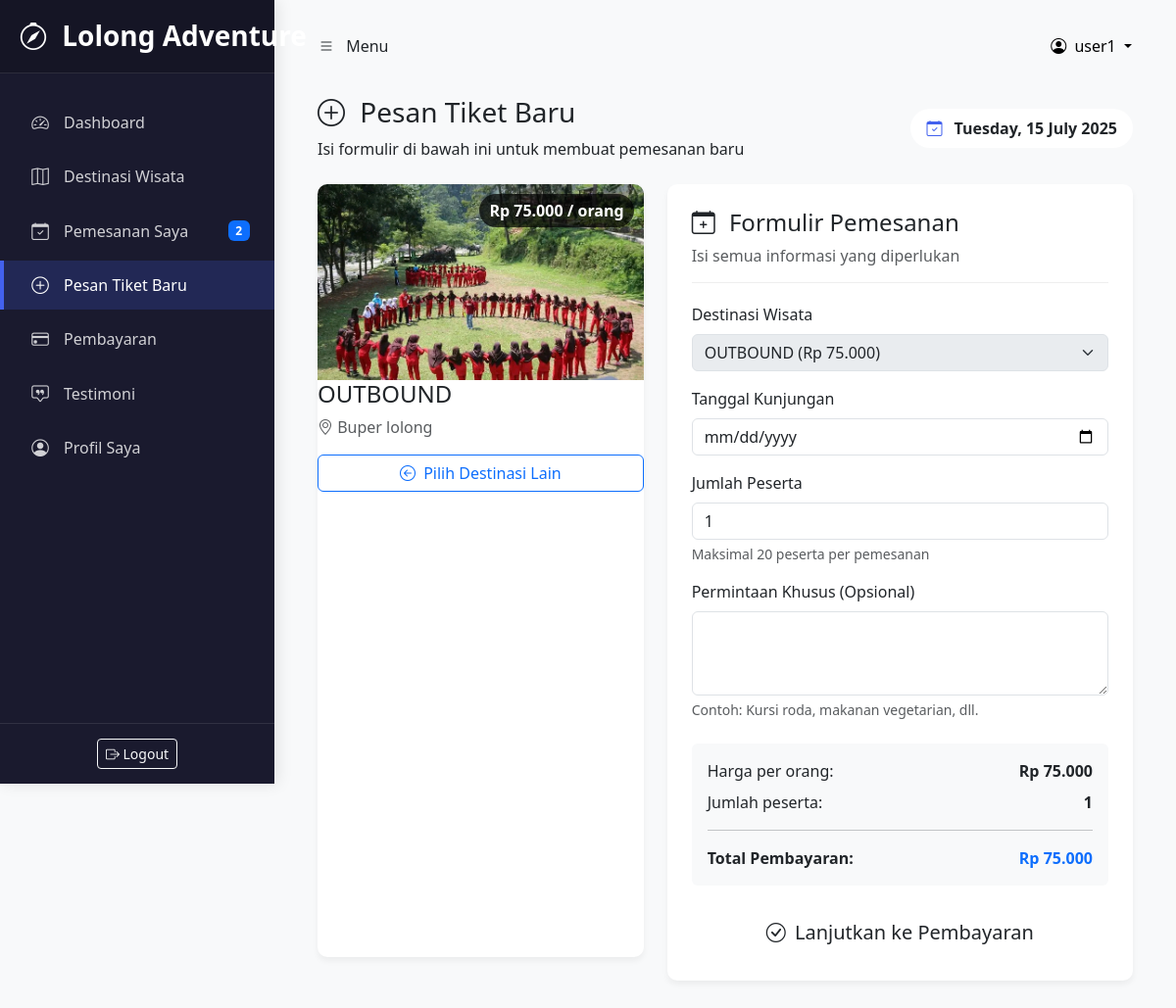
Page /pages/customer/new_booking.php?destination_id=11 (signed in) on the committed database.
### tables this page shows
CREATE TABLE `destinations` (
  `id` int(11) NOT NULL,
  `name` varchar(100) NOT NULL,
  `location` varchar(100) NOT NULL,
  `description` text DEFAULT NULL,
  `duration` varchar(50) DEFAULT NULL,
  `price` decimal(10,2) DEFAULT NULL,
  `difficulty` enum('easy','medium','hard') DEFAULT NULL,
  `image_url` varchar(255) DEFAULT 'default.jpg',
  `is_featured` tinyint(1) DEFAULT 0,
  `created_at` timestamp NOT NULL DEFAULT current_timestamp(),
  `updated_at` timestamp NOT NULL DEFAULT current_timestamp() ON UPDATE current_timestamp(),
  `status` enum('active','inactive') DEFAULT 'active'
);

### pages/customer/new_booking.php (the view, shortened to what this page needs)
<?php
require_once('../../config/database.php');
$user_id = $_SESSION['user_id'];
$stmt = $pdo->query("SELECT id, name, location, price FROM destinations ORDER BY name ASC");
$destinations = $stmt->fetchAll(PDO::FETCH_ASSOC);
$stmt = $pdo->prepare("SELECT COUNT(*) FROM bookings WHERE user_id = ?");
$stmt->execute([$user_id]);
$bookings_count = $stmt->fetchColumn();
$selected_destination = null;
if (isset($_GET['destination_id'])) {
    $destination_id = $_GET['destination_id'];
    $stmt = $pdo->prepare("SELECT id, name, location, price, image_url FROM destinations WHERE id = ?");
    $stmt->execute([$destination_id]);
    $selected_destination = $stmt->fetch(PDO::FETCH_ASSOC);
}
?>
<!DOCTYPE html>
<html lang="id">
<head>
    <link href="https://cdn.jsdelivr.net/npm/bootstrap@5.3.0/dist/css/bootstrap.min.css" rel="stylesheet">
    <link rel="stylesheet" href="https://cdn.jsdelivr.net/npm/bootstrap-icons@1.10.0/font/bootstrap-icons.css">
</head>
<body>
    <div class="wrapper">
        <nav id="sidebar">
            <div class="sidebar-header">
                <h3><i class="bi bi-compass me-2"></i> Lolong Adventure</h3>
            </div>
            <ul class="list-unstyled components">
                <li>
                    <a href="dashboard.php">
                        <i class="bi bi-speedometer2"></i>
                        <span class="nav-text">Dashboard</span>
                    </a>
                </li>
                <li>
                    <a href="destinations.php">
                        <i class="bi bi-map"></i>
                        <span class="nav-text">Destinasi Wisata</span>
                    </a>
                </li>
                <li>
                    <a href="bookings.php">
                        <i class="bi bi-calendar-check"></i>
                        <span class="nav-text">Pemesanan Saya</span>
                        <span class="badge bg-primary ms-auto"><?php echo $bookings_count; ?></span>
                    </a>
                </li>
                <li class="active">
                    <a href="new_booking.php">
                        <i class="bi bi-plus-circle"></i>
                        <span class="nav-text">Pesan Tiket Baru</span>
                    </a>
                </li>
                <li>
                    <a href="payment.php">
                        <i class="bi bi-credit-card"></i>
                        <span class="nav-text">Pembayaran</span>
                    </a>
                </li>
                <li>
                    <a href="testimonials.php">
                        <i class="bi bi-chat-square-quote"></i>
                        <span class="nav-text">Testimoni</span>
                    </a>
                </li>
                <li>
                    <a href="profile.php">
                        <i class="bi bi-person-circle"></i>
                        <span class="nav-text">Profil Saya</span>
                    </a>
                </li>
            </ul>
            <div class="sidebar-footer">
                <a href="../../logout.php" class="btn btn-sm btn-outline-light">
                    <i class="bi bi-box-arrow-right"></i> Logout
                </a>
            </div>
        </nav>
        <div id="content" class="main-content">
            <nav class="navbar navbar-expand-lg navbar-light bg-light">
                <div class="container-fluid">
                    <button type="button" id="sidebarCollapse" class="btn btn-primary-custom">
                        <i class="bi bi-list"></i>
                        <span class="ms-2 d-none d-sm-inline">Menu</span>
                    </button>
                    <div class="d-flex align-items-center ms-auto">
                        <div class="dropdown">
                            <button class="btn btn-light dropdown-toggle" type="button" id="userDropdown" data-bs-toggle="dropdown" aria-expanded="false">
                                <i class="bi bi-person-circle me-1"></i> <?php echo $_SESSION['full_name']; ?>
                            </button>
                        </div>
                    </div>
                </div>
            </nav>
            <div class="container-fluid p-3 p-md-4">
                <div class="greeting-section mb-4">
                    <div class="row align-items-center">
                        <div class="col-md-8">
                            <h3><i class="bi bi-plus-circle me-2"></i> Pesan Tiket Baru</h3>
                            <p class="mb-0">Isi formulir di bawah ini untuk membuat pemesanan baru</p>
                        </div>
                        <div class="col-md-4 text-md-end mt-3 mt-md-0">
                            <div class="d-inline-block bg-white rounded-pill px-3 py-2">
                                <i class="bi bi-calendar-check text-primary-custom me-2"></i>
                                <span class="fw-bold"><?php echo date('l, d F Y'); ?></span>
                            </div>
                        </div>
                    </div>
                </div>
                <div class="row">
                    <?php if ($selected_destination): ?>
                        <div class="col-lg-5 mb-4">
                            <div class="destination-preview">
                                <div class="position-relative">
                                    <img src="<?php echo $selected_destination['image_url'] ?? 'https://via.placeholder.com/600x400?text=Destinasi'; ?>"
                                        class="destination-img"
                                        alt="<?php echo $selected_destination['name']; ?>">
                                    <div class="price-tag">
                                        Rp <?php echo number_format($selected_destination['price'], 0, ',', '.'); ?> / orang
                                    </div>
                                </div>
                                <div class="card-body">
                                    <h4><?php echo $selected_destination['name']; ?></h4>
                                    <p class="text-muted">
                                        <i class="bi bi-geo-alt"></i> <?php echo $selected_destination['location']; ?>
                                    </p>
                                    <div class="d-grid">
                                        <a href="destinations.php" class="btn btn-outline-primary">
                                            <i class="bi bi-arrow-left-circle me-1"></i> Pilih Destinasi Lain
                                        </a>
                                    </div>
                                </div>
                            </div>
                        </div>
                    <?php endif; ?>
                    <div class="<?php echo $selected_destination ? 'col-lg-7' : 'col-12'; ?>">
                        <div class="booking-form-container">
                            <div class="form-header">
                                <h4><i class="bi bi-calendar-plus me-2"></i> Formulir Pemesanan</h4>
                                <p class="text-muted mb-0">Isi semua informasi yang diperlukan</p>
                            </div>
                            <form method="POST" action="new_booking.php">
                                <div class="mb-3">
                                    <label for="destination_id" class="form-label">Destinasi Wisata</label>
                                    <select class="form-select" id="destination_id" name="destination_id" required <?php echo $selected_destination ? 'disabled' : ''; ?>>
                                        <?php foreach ($destinations as $destination): ?>
                                            <option value="<?php echo $destination['id']; ?>"
                                                <?php echo ($selected_destination && $selected_destination['id'] == $destination['id']) ? 'selected' : ''; ?>>
                                                <?php echo $destination['name']; ?> (Rp <?php echo number_format($destination['price'], 0, ',', '.'); ?>)
                                            </option>
                                        <?php endforeach; ?>
                                    </select>
                                </div>
                                <div class="mb-3">
                                    <label for="booking_date" class="form-label">Tanggal Kunjungan</label>
                                    <input type="date" class="form-control" id="booking_date" name="booking_date"
                                        min="<?php echo date('Y-m-d'); ?>" required
                                        value="<?php echo isset($_POST['booking_date']) ? $_POST['booking_date'] : ''; ?>">
                                </div>
                                <div class="mb-3">
                                    <label for="participants" class="form-label">Jumlah Peserta</label>
                                    <input type="number" class="form-control" id="participants" name="participants"
                                        min="1" max="20" required
                                        value="<?php echo isset($_POST['participants']) ? $_POST['participants'] : '1'; ?>">
                                    <div class="form-text">Maksimal 20 peserta per pemesanan</div>
                                </div>
                                <div class="mb-4">
                                    <label for="special_requests" class="form-label">Permintaan Khusus (Opsional)</label>
                                    <textarea class="form-control" id="special_requests" name="special_requests" rows="3"><?php echo isset($_POST['special_requests']) ? $_POST['special_requests'] : ''; ?></textarea>
                                    <div class="form-text">Contoh: Kursi roda, makanan vegetarian, dll.</div>
                                </div>
                                <div class="mb-4 p-3 bg-light rounded">
                                    <div class="d-flex justify-content-between mb-2">
                                        <span>Harga per orang:</span>
                                        <span class="fw-bold" id="price-per-person">
                                        </span>
                                    </div>
                                    <div class="d-flex justify-content-between mb-2">
                                        <span>Jumlah peserta:</span>
                                        <span class="fw-bold" id="participants-count">
                                            <?php echo isset($_POST['participants']) ? $_POST['participants'] : '1'; ?>
                                        </span>
                                    </div>
                                    <hr>
                                    <div class="d-flex justify-content-between">
                                        <span class="fw-bold">Total Pembayaran:</span>
                                        <span class="fw-bold text-primary" id="total-price">
                                        </span>
                                    </div>
                                </div>
                                <div class="d-grid">
                                    <button type="submit" class="btn btn-primary-custom btn-lg">
                                        <i class="bi bi-check-circle me-1"></i> Lanjutkan ke Pembayaran
                                    </button>
                                </div>
                            </form>
                        </div>
                    </div>
                </div>
            </div>
        </div>
    </div>
</body>
</html>

### pages/customer/new_booking.php (style rules this page uses)
:root { --primary-color: #4361ee; --secondary-color: #3a0ca3; --accent-color: #4cc9f0; --sidebar-width: 280px; --dark-color: #1a1a2e; --light-color: #f8f9fa; --success-color: #2ecc71; }
body { background-color: var(--light-color); overflow-x: hidden; font-family: 'Segoe UI', Tahoma, Geneva, Verdana, sans-serif; transition: all 0.3s ease; }
#sidebar { width: var(--sidebar-width); position: fixed; top: 0; left: 0; height: 100vh; z-index: 1000; background: var(--dark-color); color: white; transition: all 0.3s cubic-bezier(0.4, 0, 0.2, 1); box-shadow: 3px 0 15px rgba(0, 0, 0, 0.1); transform: translateX(0); }
#sidebar .sidebar-header { padding: 20px; background: rgba(0, 0, 0, 0.2); border-bottom: 1px solid rgba(255, 255, 255, 0.1); }
#sidebar .sidebar-header h3 { margin-bottom: 0; font-weight: 600; white-space: nowrap; }
#sidebar ul.components { padding: 20px 0; overflow-y: auto; height: calc(100vh - 120px); }
#sidebar ul li { margin: 5px 0; }
#sidebar ul li a { padding: 12px 25px; color: rgba(255, 255, 255, 0.8); display: flex; align-items: center; text-decoration: none; transition: all 0.3s; border-left: 4px solid transparent; white-space: nowrap; }
#sidebar ul li.active>a { color: white; background: rgba(67, 97, 238, 0.2); border-left: 4px solid var(--primary-color); }
#sidebar ul li a i { margin-right: 12px; font-size: 1.1rem; width: 24px; text-align: center; flex-shrink: 0; }
#sidebar .sidebar-footer { position: absolute; bottom: 0; width: 100%; padding: 15px; border-top: 1px solid rgba(255, 255, 255, 0.1); text-align: center; }
.main-content { margin-left: var(--sidebar-width); padding: 20px; transition: all 0.3s cubic-bezier(0.4, 0, 0.2, 1); min-height: 100vh; }
.text-primary-custom { color: var(--primary-color) !important; }
.destination-preview { border-radius: 10px; overflow: hidden; box-shadow: 0 4px 6px rgba(0, 0, 0, 0.05); background: white; height: 100%; transition: all 0.3s; }
.destination-img { height: 200px; object-fit: cover; width: 100%; }
.price-tag { position: absolute; top: 10px; right: 10px; background-color: rgba(0, 0, 0, 0.7); color: white; padding: 5px 10px; border-radius: 20px; font-weight: bold; }
.booking-form-container { background-color: white; border-radius: 10px; box-shadow: 0 4px 6px rgba(0, 0, 0, 0.05); padding: 25px; }
.form-header { border-bottom: 1px solid #eee; padding-bottom: 15px; margin-bottom: 20px; }

### rows in the picture
destinations: image_url (picture), price "75.000", name "OUTBOUND", location "Buper lolong"

### other values in the picture
$bookings_count "2"
$_SESSION['full_name'] "user1"
form field destination_id "OUTBOUND (Rp 75.000)"
